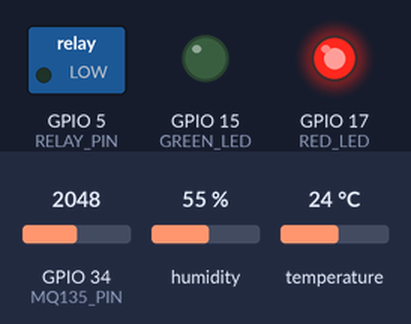
The sketch below on a simulated ESP32. Parts: switched loads named in the sketch (green lamp = pin HIGH), output pins drawn as LEDs (lit = HIGH). The test bench sets the inputs (shaded band); at power-on: GPIO 34 (MQ135_PIN) = 2048, humidity 55 %, temperature 24 °C. WiFi joins after 1.5 s; servers stay silent unless stated; what the sketch prints to the serial monitor is not drawn.

Above: at 2.7 s.
2.8 s: GPIO 34 (MQ135_PIN) set to 828
5.5 s: GPIO 34 (MQ135_PIN) set to 747
At 5.9 s:
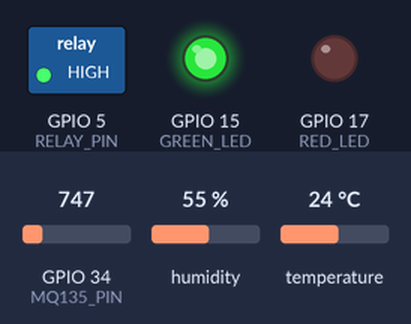
8.2 s: GPIO 34 (MQ135_PIN) set to 840
At 10.7 s:
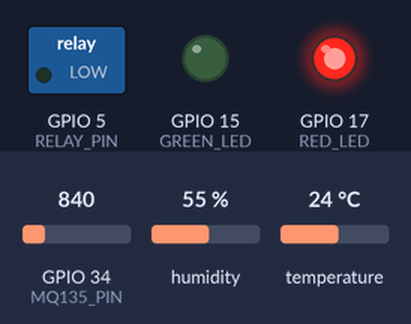
11.1 s: GPIO 34 (MQ135_PIN) set to 760
At 13.1 s:
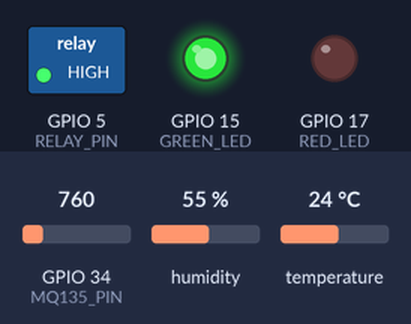
Timing chart, 0 to 14.6 s (numbered marks = the images above; inputs shaded):
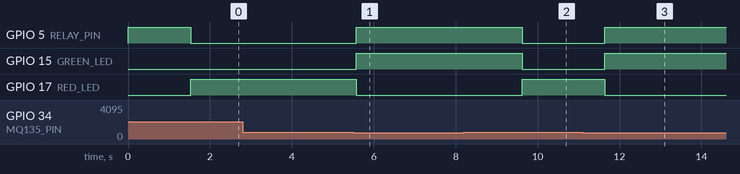

The sketch:

gas_detection.ino
```cpp
#include <WiFi.h>
#include <WebServer.h>
#include <DHT.h>

// Wi-Fi Credentials
const char* ssid = "project1234";
const char* password = "project1234";

// Pin Definitions
#define MQ135_PIN 34       // MQ135 connected to GPIO34 (Analog)
#define GREEN_LED 15       // Green LED: No Gas Detected
#define RED_LED 17         // Red LED: Gas Detected
#define RELAY_PIN 5        // Relay control pin
#define DHTPIN 4           // DHT11 data pin
#define DHTTYPE DHT11

// Threshold for detecting gas (you may need to calibrate this)
int gas_threshold = 800;

// DHT Sensor
DHT dht(DHTPIN, DHTTYPE);

// Web server on port 80
WebServer server(80);

void handleRoot() {
  int mq135_value = analogRead(MQ135_PIN);
  float humidity = dht.readHumidity();
  float temperature = dht.readTemperature();

  bool gas_detected = mq135_value > gas_threshold;

  String json = "{";
  json += "\"gas_detected\":";
  json += gas_detected ? "true" : "false";
  json += ",\"humidity\":";
  json += isnan(humidity) ? "0" : String(humidity, 1);
  json += ",\"temperature\":";
  json += isnan(temperature) ? "0" : String(temperature, 1);
  json += ",\"gas_value\":";
  json += mq135_value;
  json += "}";

  server.send(200, "application/json", json);
}

void setup() {
  Serial.begin(115200);
  dht.begin();

  pinMode(GREEN_LED, OUTPUT);
  pinMode(RED_LED, OUTPUT);
  pinMode(RELAY_PIN, OUTPUT);

  digitalWrite(GREEN_LED, LOW);
  digitalWrite(RED_LED, LOW);
  digitalWrite(RELAY_PIN, HIGH);

  // Connect to Wi-Fi
  WiFi.mode(WIFI_STA);
  WiFi.begin(ssid, password);

  Serial.print("Connecting to Wi-Fi");
  int maxAttempts = 30;
  int attempt = 0;

  while (WiFi.status() != WL_CONNECTED && attempt < maxAttempts) {
    delay(500);
    Serial.print(".");
    attempt++;
  }

  if (WiFi.status() == WL_CONNECTED) {
    Serial.println("\nWiFi Connected!");
    Serial.print("IP Address: ");
    Serial.println(WiFi.localIP());
  } else {
    Serial.println("\nFailed to connect to WiFi.");
    delay(3000);
    // Optional: Restart on failure
    // ESP.restart();
  }

  // Set up web server route
  server.on("/", handleRoot);
  server.begin();
}

void loop() {
  int mq135_value = analogRead(MQ135_PIN);
  float humidity = dht.readHumidity();
  float temperature = dht.readTemperature();
  Serial.println(mq135_value);
  if (mq135_value > gas_threshold) {
    // Gas detected
    digitalWrite(RED_LED, HIGH);
    digitalWrite(GREEN_LED, LOW);
    digitalWrite(RELAY_PIN, LOW); // Relay ON (e.g., to disable engine)
    Serial.println("Status: Gas Detected - Relay ON");
  } else {
    // No gas
    digitalWrite(RED_LED, LOW);
    digitalWrite(GREEN_LED, HIGH);
    digitalWrite(RELAY_PIN, HIGH); // Relay OFF (normal condition)
    Serial.println("Status: No Gas - Relay OFF");
  }

  server.handleClient();
  delay(2000); // 2 seconds delay
}
```

Measured:
- the behaviour switches between 801 and 800 on GPIO 34 (MQ135_PIN) (found by bisection; images 0 and 1)
- after the input at 2.8 s, every drawn part: stays the same
- after the input at 5.5 s, GPIO 5 (RELAY_PIN), GPIO 15 (GREEN_LED): LOW → HIGH after 0.07 s; GPIO 17 (RED_LED): HIGH → LOW after 0.07 s
- after the input at 8.2 s, GPIO 5 (RELAY_PIN), GPIO 15 (GREEN_LED): HIGH → LOW after 1.4 s; GPIO 17 (RED_LED): LOW → HIGH after 1.4 s
- after the input at 11.1 s, GPIO 5 (RELAY_PIN), GPIO 15 (GREEN_LED): LOW → HIGH after 0.54 s; GPIO 17 (RED_LED): HIGH → LOW after 0.54 s
